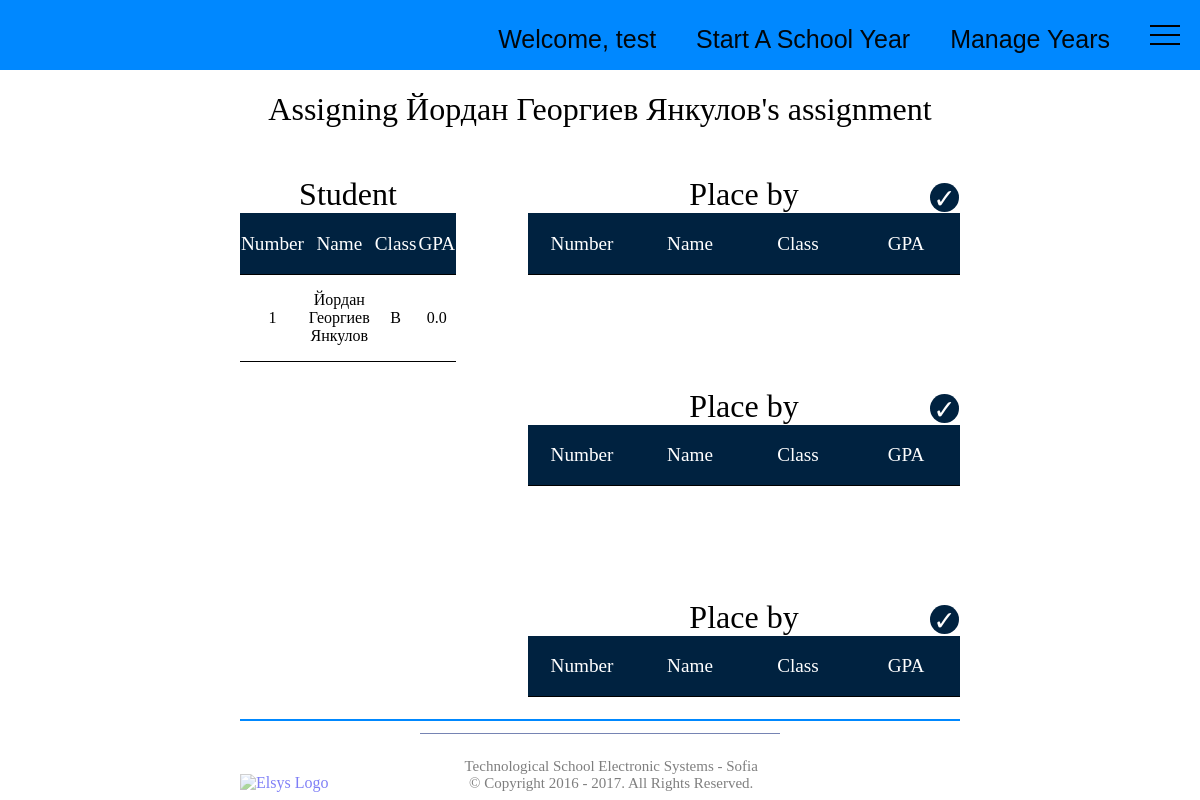
/admin_panel/1038/standard_thesis/ (signed in), run on the app's committed database.
### admin_panel/models.py (models this page shows, shortened)
class BasicModel(models.Model):
    id = models.AutoField(primary_key = True)
    name = models.CharField(max_length = 300, default = "none")
    category = models.CharField(max_length = 60, default = "System Programming")
    class Meta:
        abstract = True

class Student(BasicModel):
    class_char = models.CharField(max_length = 1)
    number = models.IntegerField()
    progress = models.FloatField(default = 0.00)
    handed_document_over = models.BooleanField(default = False)
    handed_assignment_over = models.BooleanField(default = False)
    handed_documentation_over = models.BooleanField(default = False)
    assigned_supervisor = models.ForeignKey(ManagementAndReview, on_delete=models.CASCADE, null=True, related_name = "supervisor")
    current_thesis = models.ForeignKey(Thesis,on_delete=models.CASCADE, null=True)
    assigned_reviewer = models.ForeignKey(ManagementAndReview, on_delete=models.CASCADE, null=True, related_name = "reviewer")
    study_period = models.CharField(max_length = 30,default = str(datetime.datetime.now().year) + "-" + str(datetime.datetime.now().year + 1))
    did_graduate = models.BooleanField(default = False)
    has_prearranged_thesis = models.BooleanField(default = True)
    commission = models.ForeignKey(Commission, on_delete=models.CASCADE, null=True, related_name = "commission")

### admin_panel/views.py (the view, shortened to what this page needs)
def standard_thesis(request, student_id):
    if not request.user.is_authenticated:
        return HttpResponseRedirect('redirection')
    student = get_object_or_404(Student, pk=student_id)
    choices = student.choice_set.all()
    thesis = []
    students = []
    students_output = {}
    context = {'student':student, 'thesis' : thesis, 'students_output' : students_output, 'username':request.user.username}
    request.session['student_id'] = student_id
    return render(request, 'assignment_assign.html', context)

### admin_panel/templates/assignment_assign.html (shortened to what this page needs)
{% extends 'base.html' %}
{% block extra_head %}
  {% load static %}
  <link rel="stylesheet" type="text/css" href="{% static 'other_pages_other/container_css.css' %}">
  <link rel="stylesheet" type="text/css" href="{% static 'other_pages_other/assignment_assign.css' %}">
{% endblock %}
{% block content %}
  {% load static %}
      <h1> Assigning {{ student.name }}'s assignment</h1>
        <div class="tables">
          <table class="simple-table table_one">
            <caption>Student</caption>
            <tr>
              <th>Number</th>
              <th>Name</th>
              <th>Class</th>
              <th>GPA</th>
            </tr>
            <tr class="chosen-one">
              <td>{{ student.number }}</td>
              <td>{{ student.name }}</td>
              <td>{{ student.class_char }}</td>
              <td>{{ student.progress }}</td>
            </tr>
            <table class="simple-table table_two">
              <caption>Place by {{ thesis.0.name }}</caption>
              <thead class="head">
                <tr>
                  <th>Number</th>
                  <th>Name</th>
                  <th>Class</th>
                  <th>GPA
                    <div class="button-assign">
                      <div class="assign"><a href="{% url 'finilize' thesis.0.id %}"><div class="tick"></div></a></div>
                    </div>
                  </th>
                </tr>
              </thead>
              <tbody class="body">
              </tbody>
            </table>
          <table class="simple-table table_three">
            <caption>Place by {{ thesis.1.name }}</caption>
            <thead class="head">
              <tr>
                <th>Number</th>
                <th>Name</th>
                <th>Class</th>
                <th>GPA
                  <div class="button-assign">
                    <div class="assign"><a href="{% url 'finilize' thesis.1.id %}"><div class="tick"></div></a></div>
                  </div>
                </th>
              </tr>
            </thead>
            <tbody class="body">
            </tbody>
          </table>
          <table class="simple-table table_four">
            <caption>Place by {{ thesis.2.name }}</caption>
            <thead class="head">
              <tr>
                <th>Number</th>
                <th>Name</th>
                <th>Class</th>
                <th>GPA
                  <div class="button-assign">
                    <div class="assign"><a href="{% url 'finilize' thesis.2.id %}"><div class="tick"></div></a></div>
                  </div>
                </th>
              </tr>
            </thead>
            <tbody class="body">
            </tbody>
          </table>
        </div>
{% endblock %}

### admin_panel/templates/base.html (shortened to what this page needs)
<html>
  {% load static %}
  <head>
    <link rel="stylesheet" type="text/css" href="{% static 'other_pages_other/footer_nav.css' %}">
    <link href="//cdnjs.cloudflare.com/ajax/libs/jquery-form-validator/2.3.26/theme-default.min.css" rel="stylesheet" type="text/css" />
    {% block extra_head %}{% endblock %}
  </head>
  <body class="none">
    <div class="container">
      <ul class="nav" id="navigation">
        <li id="icon" class="icon" onclick="myFunction(this)">
          <div class="bar1"></div>
          <div class="bar2"></div>
          <div class="bar3"></div>
        </li>
        <li id="finyear"><a href="{% url 'man_years'%}">Manage Years</a></li>
        <li id="newyear"><a href="{% url 'new_year'%}">Start A School Year</a></li>
        <li id="greetings"><a href="{% url 'admin_homepage'%}">Welcome,  {{username}}</a></li>
      </ul>
      <div class="clearing">
      <div class="main-content" id="main">
        {% block content %}
        {% endblock %}
      </div>
      <div class="footer">
        <div class="line1"></div>
        <div class="line2"></div>
        <a href="http://www.elsys-bg.org/">
          <img src="http://www.elsys-bg.org/wp-content/themes/elsys/images/logo.png" alt="Elsys Logo">
        </a>
        <div class="footer-text">
          Technological School Electronic Systems - Sofia <br>
          &#169; Copyright 2016 - {% now "Y" %}. All Rights Reserved.
        </div>
      </div>
    </div>
    </div>
  </body>
</html>

### admin_panel/static/other_pages_other/footer_nav.css (style rules this page uses)
html,body { padding: 0; margin: 0; height: 100%; }
ul.nav { position: fixed; height: 70px; width: 100%; list-style-type: none; margin: 0; padding: 0; overflow: hidden; background-color: #0088ff; transition: top 0.2s ease-in-out; top: 0; z-index: 6; }
ul.nav li { float: right; }
.nav li a { display: inline-block; text-align: center; text-decoration: none; }
.icon { -webkit-transition: background 0.3s; -moz-transition: background 0.3s; -o-transition: background 0.3s; transition: background 0.3s; }
ul.nav li a, .side a { display: inline-block; color: #01070c; text-align: center; padding: 25px 20px; font-size: 25px; text-decoration: none; transition: 0.3s; font-family: 'Josefin Slab', sans-serif; }
.bar1, .bar2, .bar3 { width: 30px; height: 2px; background-color: black; margin: 7px 20px; transition: 0.4s; }
.icon { padding:18px 0; cursor: pointer; }
.container { min-height: 100%; position: relative; }
.clearing { clear:both; }
.main-content { transition: margin-left .5s; text-align: center; }
.footer { left: 0; position: absolute; bottom: 0.5em; width: 100%; }
.line1 { width: 60%; height: 2px; background-color: #0088ff;; margin: auto; margin-top: 5%; }
.line2 { width: 30%; height: 1px; background-color: #1b3280; opacity: 0.6; margin: auto; margin-top: 1%; }
.footer a { cursor: pointer; display: inline-block; margin-left: 20%; opacity: 0.5; }
.footer-text { text-align: center; display: inline-block; opacity: 0.5; margin-top: 2%; margin-left: 17%; font-size: 17px; margin-right: 35%; }
@media screen and (max-width:1355px) { .footer-text { font-size: 15px; margin-right: 25%; margin-left: 11%; } }

### admin_panel/static/other_pages_other/container_css.css (style rules this page uses)
h1 { font-weight: normal; font-family: 'Josefin Slab', serif; }
.main-content { font-family: 'Josefin Slab', serif; }
a { text-decoration: none; }

### admin_panel/static/other_pages_other/assignment_assign.css (style rules this page uses)
caption { font-size: 2em; }
table { text-align: center; }
.table_three caption, .table_four caption { margin-top: 3%; }
.tables { width: 60%; margin: auto; margin-top: 4%; }
.table_one { float: left; width: 30%; }
.table_two,.table_three,.table_four { float: right; width: 60%; }
.simple-table, .simple-table th, .simple-table td { border-collapse: collapse; margin: auto; }
.simple-table th,td { border-bottom: 1px solid black; padding-top: 1em; padding-bottom: 1em; }
.simple-table th { font-weight: normal; font-size: 1.2em; color: #fff; background-color: #002240; }
.simple-table td { background-color: #DCDCDC; cursor: pointer; }
.button-assign { float:right; margin-top: -2.6em; }
.tick::before { content: '\2713'; font-size: 1.4em; color: #fff; font-family: 'Josefin Slab', serif; overflow: hidden; right: 0; }
.assign { right: 0; font-family: 'Josefin Slab', serif; width: 1.5em; height: 1.5em; border-radius: 50%; background-color: #002240; cursor: pointer; }
a { text-decoration: none; }
.head, .body { display: block; }
.body { height: 100px; overflow-y: auto; overflow-x: hidden; }
.head, .body tr { display:table; width:100%; table-layout:fixed; }

### data on the page
Student: name "Йордан Георгиев Янкулов", number "1", class_char "В", progress "0.0"

### other printed values
{{ username }} "test"
